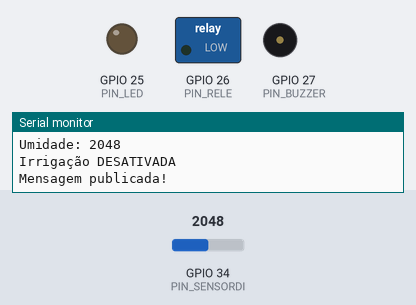
Bench run of a sketch on a simulated ESP32. Shown: switched loads named in the sketch (green lamp = pin HIGH), output pins drawn as LEDs (lit = HIGH), buzzer (waves = sounding), the last lines printed to the serial monitor. The test bench sets the inputs (shaded band); at power-on: GPIO 34 (PIN_SENSORDI) = 2048. WiFi joins after 1.5 s; servers stay silent unless stated; random numbers use the default seed unless the sketch sets one; no MQTT or app messages arrive unless stated.

Above: at 2.7 s.
2.8 s: GPIO 34 (PIN_SENSORDI) set to 1961
At 5.4 s:
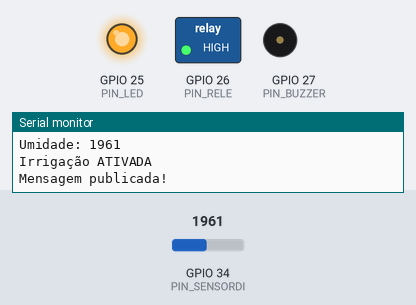
12.3 s: GPIO 34 (PIN_SENSORDI) set to 2040
At 14.3 s:
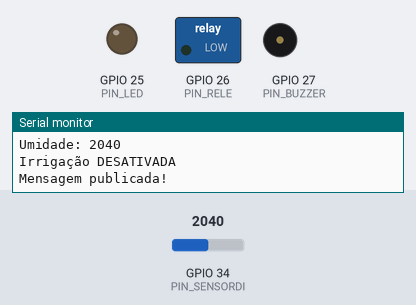
15.5 s: GPIO 34 (PIN_SENSORDI) set to 1960
At 17.2 s:
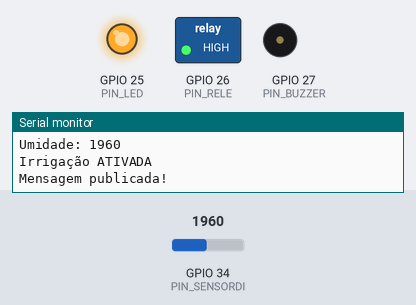
21.5 s: GPIO 34 (PIN_SENSORDI) set to 2047
At 22.9 s:
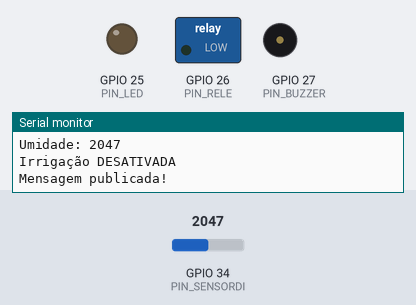
Timing chart, 0 to 24.5 s (numbered marks = the images above; inputs shaded):
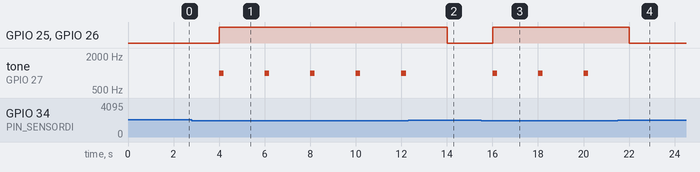

The sketch:

sketch.ino
```cpp
//Projeto Irrigação Automática - Umidade de solo
//Aplicando Aula 04 - Objetos Inteligentes Conectados
//Emanuelle Lima /MCKZ RA: 10415449
//Data: 25.05.2025

#include <WiFi.h>
#include <PubSubClient.h>

// Configurações de hardware
#define PIN_POTENCIOMETRO 32
#define PIN_RELE 26
#define PIN_LED 25
#define PIN_BUZZER 27
#define PIN_SENSORDI 34
#define LIMIAR_UMIDADE 2000

// Configurações de rede
const char* ssid = "Wokwi-GUEST";
const char* password = "";
const char* mqtt_server = "broker.hivemq.com"; // Broker público

WiFiClient espClient;
PubSubClient client(espClient);

// Variáveis globais
int umidade;
unsigned long lastMsgTime = 0;

void setup() {
  Serial.begin(115200);

  // Configuração dos pinos
  pinMode(PIN_RELE, OUTPUT);
  pinMode(PIN_LED, OUTPUT);
  pinMode(PIN_BUZZER, OUTPUT);
  pinMode(PIN_SENSORDI, INPUT);

  digitalWrite(PIN_RELE, LOW);
  digitalWrite(PIN_LED, LOW);
  noTone(PIN_BUZZER);

  conectarWiFi();
  client.setServer(mqtt_server, 1883); // Porta TCP padrão MQTT
  client.setCallback(callback);
}

void loop() {
  if (!client.connected()) {
    reconnect();
  }
  client.loop();

  // Publica a cada 2 segundos
  if (millis() - lastMsgTime > 2000) {
    lastMsgTime = millis();

    umidade = analogRead(PIN_SENSORDI);
    Serial.print("Umidade: ");
    Serial.println(umidade);

    // Controle da irrigação
    if (umidade < LIMIAR_UMIDADE) {
      ativarIrrigacao();
    } else {
      desativarIrrigacao();
    }

    // Publica no MQTT (formato JSON)
    char msg[50];
    snprintf(msg, 50, "{\"umidade\":%d,\"status\":\"%s\"}",
             umidade,
             (umidade < LIMIAR_UMIDADE) ? "IRRIGANDO" : "DESLIGADO");

    if (client.publish("emanuelle/umidade", msg)) {
      Serial.println("Mensagem publicada!");
    } else {
      Serial.println("Falha ao publicar");
    }
  }
}

// Função chamada quando chega mensagem MQTT
void callback(char* topic, byte* payload, unsigned int length) {
  Serial.print("Mensagem recebida [");
  Serial.print(topic);
  Serial.print("]: ");

  for (int i = 0; i < length; i++) {
    Serial.print((char)payload[i]);
  }
  Serial.println();
}

void conectarWiFi() {
  Serial.print("Conectando ao WiFi...");
  WiFi.begin(ssid, password);

  while (WiFi.status() != WL_CONNECTED) {
    delay(500);
    Serial.print(".");
  }

  Serial.println("\nConectado!");
  Serial.print("IP: ");
  Serial.println(WiFi.localIP());
}

void reconnect() {
  while (!client.connected()) {
    Serial.print("Conectando ao MQTT...");

    // Gera um ClientID único
    String clientId = "ESP32Client-" + String(random(0xffff), HEX);

    if (client.connect(clientId.c_str())) {
      Serial.println("Conectado!");
      client.subscribe("emanuelle/controle"); // Tópico para comandos
    } else {
      Serial.print("Falha, rc=");
      Serial.print(client.state());
      Serial.println(" Tentando novamente em 5s...");
      delay(5000);
    }
  }
}

void ativarIrrigacao() {
  digitalWrite(PIN_RELE, HIGH);
  digitalWrite(PIN_LED, HIGH);
  tone(PIN_BUZZER, 1000, 200); // Bip curto
  Serial.println("Irrigação ATIVADA");
}

void desativarIrrigacao() {
  digitalWrite(PIN_RELE, LOW);
  digitalWrite(PIN_LED, LOW);
  noTone(PIN_BUZZER);
  Serial.println("Irrigação DESATIVADA");
}
```

Measured:
- the behaviour switches between 2000 and 1999 on GPIO 34 (PIN_SENSORDI) (found by bisection; images 0 and 1)
- after the input at 2.8 s, GPIO 25 (PIN_LED), GPIO 26 (PIN_RELE): LOW → HIGH after 1.2 s; tone on GPIO 27 (PIN_BUZZER): alternates 1000 Hz for 0.20 s and silent for 1.8 s, starting after 1.2 s
- after the input at 12.3 s, GPIO 25 (PIN_LED), GPIO 26 (PIN_RELE): HIGH → LOW after 1.7 s
- after the input at 15.5 s, GPIO 25 (PIN_LED), GPIO 26 (PIN_RELE): LOW → HIGH after 0.51 s; tone on GPIO 27 (PIN_BUZZER): alternates 1000 Hz for 0.20 s and silent for 1.8 s, starting after 0.51 s
- after the input at 21.5 s, GPIO 25 (PIN_LED), GPIO 26 (PIN_RELE): HIGH → LOW after 0.51 s
